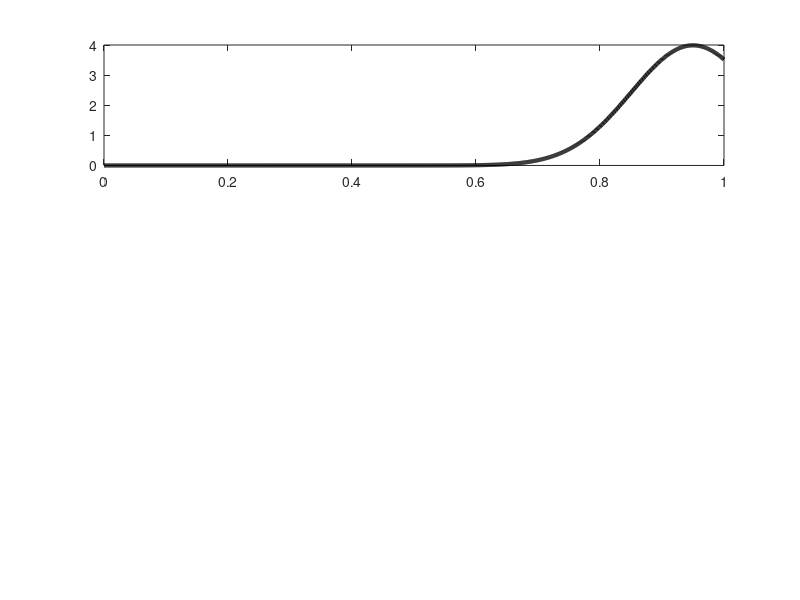

Write the MATLAB code that produced this figure. (Note: this script raises an error after producing the figure.)

clear,clc;
data = 'New_DownwardBiasedPriors';
savename = strcat('simulationGibbs_',data,'.mat');


%% True model parameters

rho = 0.95;
gam = 0.3;
sig = 0.5;
trendInd = 0;

%% Prior parameters (modify to match existing results)

rhoParams = [0.95; 0.1^2]; % mean and variance of Normal prior for rho
gamMoments = [0.01; 0.01]; % mode and standard deviation of Beta prior for gamma
gamFun = @(x) [(x(1)-1)/(sum(x)-2); sqrt(prod(x)/((sum(x)^2)*(sum(x)+1)))]; % moments as function of Beta distribution parameters
gamParams = fminunc(@(x) 1000*sum((gamFun(x)-gamMoments).^2),[2;2]); % solve for Beta distribution parameters associated with moments
gamParams = [9.052;19.788];
sig2Params = [1.25; 0.5625]; % Inverse Gamma distribution prior parameters for conditional variance, do not change

invGamPdf = @(x,a,b) ((b^a)/gamma(a))*(x.^(-a-1)).*exp(-b./x).*(x>0);

% Distributions
rhoPrior = @(x) normpdf(x,rhoParams(1),sqrt(rhoParams(2)));
gamPrior = @(x) betapdf(x,gamParams(1),gamParams(2));
sigPrior = @(x) invGamPdf(x,sig2Params(1),sig2Params(2));

priorPlot1 = linspace(0,1,1000)';
priorPlot2 = linspace(0,2,1000)';
figure
subplot(3,1,1)
plot(priorPlot1,rhoPrior(priorPlot1),'k-','LineWidth',3)
xline(rho,'Color','#808080','LineWidth',3);
xt = xticks;
title('\rho')
set(gca,'FontSize',20)
axis tight

subplot(3,1,2)
plot(priorPlot1,gamPrior(priorPlot1),'k-','LineWidth',3)
xline(gam,'Color','#808080','LineWidth',3);
title('\gamma')
set(gca,'FontSize',20)
axis tight

subplot(3,1,3)
plot(priorPlot2,sigPrior(priorPlot2),'k-','LineWidth',3)
xline(sig^2,'Color','#808080','LineWidth',3);
title('\sigma^2')
set(gca,'FontSize',20)
axis tight

figurename =  strcat('Priors/simulationGibbs_',data);
%saveas(gcf,figurename,'epsc')



%% Analysis of Data

clear,clc;
load('Tbl_Data.mat','tblData','estimationStart','T','spfForecastsQ','yieldData')
load('Tbl_Stats_Final.mat')
data = 'New_DownwardBiasedPriors';
datafile = strcat('simulationGibbs_',data,'.mat');
load(datafile);
tblSamples = muSamples + xSamples;
circFlag = 0;
estimationStart = 42; %dateVec(42) = 1961Q3, start of estimation

%% Plot Parameters

%True Params
thetaTrue = NaN(3,T);
thetaTrue(1,:) = rho*ones(T,1);
thetaTrue(2,:) = gam*ones(T,1);
thetaTrue(3,:) = sig*ones(T,1);

%Simulated Params
thetaSim = NaN(3,T,B);
thetaSim(1,:,:) = rhoMeanSim;
thetaSim(2,:,:) = gamMeanSim;
thetaSim(3,:,:) = sigMeanSim;

maxHorizon = 7;

% plot parameters, with 95% CI

close all;
figure('units','normalized','outerposition',[0 0 1 1])

dateVec = datetime(1951,1*3 + 1,1) + calquarters(0:T-1);

subplot(3,1,1)
hold on;
plot(dateVec,thetaTrue(1,:),'Color','#808080','LineWidth',2);
plot(dateVec,nanmean(thetaSim(1,:,:),3)','k','LineWidth',2)
plot(dateVec,prctile(thetaSim(1,:,:),5,3)','k--','LineWidth',2)
plot(dateVec,prctile(thetaSim(1,:,:),95,3)','k--','LineWidth',2)
hold off;
title('\rho')
axis tight
set(gca,'FontSize',20)
ylim([0 1]);
xlim(dateVec([estimationStart T]));

subplot(3,1,2)
hold on;
plot(dateVec,thetaTrue(2,:),'Color','#808080','LineWidth',2);
plot(dateVec,nanmean(thetaSim(2,:,:),3)','k','LineWidth',2)
plot(dateVec,prctile(thetaSim(2,:,:),5,3)','k--','LineWidth',2)
plot(dateVec,prctile(thetaSim(2,:,:),95,3)','k--','LineWidth',2)
hold off;
title('\gamma')
axis tight
set(gca,'FontSize',20)
ylim([0 1]);
xlim(dateVec([estimationStart T]));

subplot(3,1,3)
hold on;
plot(dateVec,thetaTrue(3,:),'Color','#808080','LineWidth',2);
plot(dateVec,nanmean(thetaSim(3,:,:),3)','k','LineWidth',2)
plot(dateVec,prctile(thetaSim(3,:,:),5,3)','k--','LineWidth',2)
plot(dateVec,prctile(thetaSim(3,:,:),95,3)','k--','LineWidth',2)
hold off;
title('\sigma_{\nu}')
axis tight
set(gca,'FontSize',20)
ylim([0 1]);
xlim(dateVec([estimationStart T]));

%figurename =  strcat('Params/simulationGibbs_',data);
%saveas(gcf,figurename,'epsc')






%% Compute regression statistics

% Structures of forecast rationality regressions

biasSim = NaN(maxHorizon+1,B);
biasSim_se = biasSim;
biasSim_p = biasSim;

arSim = NaN(maxHorizon+1,2,B);
arSim_se = arSim;
arSim_p = arSim;

mzSim = NaN(maxHorizon+1,2,B);
mzSim_se = mzSim;
mzSim_p = mzSim;

cgSim = NaN(maxHorizon+1,2,B);
cgSim_se = cgSim;
cgSim_p = cgSim;

% Structures for Campbell-Shiller regressions

mVec = 1; % short horizon
numM = numel(mVec);
nVec = [2 3 4 8 12 20 40]; % long horizon
numN = numel(nVec);

csConventionalSim = NaN(numM,numN,B);
csConventionalSim_se = csConventionalSim;
csConventionalSim_p = csConventionalSim;

csContrarianSim = NaN(numM,numN,B);
csContrarianSim_se = csContrarianSim;
csContrarianSim_p = csContrarianSim;

spfForecastsQSlice = spfForecastsQ(:,1);
for b = 1:B
    
    meanForecastsCopy = meanForecastsSim(:,:,b);
    meanForecastsCopy(isnan(spfForecastsQSlice),:) = NaN;
    staggeredModelForecasts = meanForecastsCopy(:,1:(maxHorizon+1));
    
    for ii = 0:maxHorizon
        
        staggeredModelForecasts(:,ii+1) = circshift(meanForecastsCopy(:,ii+1),ii);
        staggeredModelForecasts(1:ii,ii+1) = NaN;
        
    end
    
    
    modelForecastErrors = tblSamples(:,b) - staggeredModelForecasts;
    if all(isnan(modelForecastErrors))
        %Do Nothing
        modelForecastErrors;
    else
    
    
        % Forecasting anomaly regressions

        for ii = 0:maxHorizon

            % Bias

            temp = regstats2(modelForecastErrors(ii+1:end,ii+1),ones(T-ii,1),...
                'onlydata',{'beta','hac'});
            biasSim(ii+1,b) = temp.beta;
            try
            biasSim_se(ii+1,b) = temp.hac.se;
            catch
                temp.hac.se;
            end
            biasSim_p(ii+1,b) = temp.hac.pval;

            % Autocorrelation of forecast errors

            temp = regstats2(modelForecastErrors(ii+1:end,ii+1),modelForecastErrors(1:end-ii,ii+1),...
                'linear',{'beta','hac'});
            if numel(temp.beta) == 1
                clear temp
                temp.beta = NaN(1,2);
                temp.hac.se = NaN(1,2);
                temp.hac.pval = NaN(1,2);
            end
            arSim(ii+1,:,b) = temp.beta;
            arSim_se(ii+1,:,b) = temp.hac.se;
            arSim_p(ii+1,:,b) = temp.hac.pval;

            % Mincer-Zarnowitz regressions

            temp = regstats2(tblSamples(:,b),staggeredModelForecasts(:,ii+1),'linear',{'beta','hac'});
            mzSim(ii+1,:,b) = temp.beta;
            mzSim_se(ii+1,:,b) = temp.hac.se;
            mzSim_p(ii+1,:,b) = [temp.hac.pval(1),2*normcdf(-abs((temp.beta(2)-1)/temp.hac.se(2)))];

            % Coibion-Gorodnichenko regressions

            if ii > 0

                temp = regstats2(modelForecastErrors(:,ii),staggeredModelForecasts(:,ii)-...
                    staggeredModelForecasts(:,ii+1),'linear',{'beta','hac'});
                cgSim(ii,:,b) = temp.beta;
                cgSim_se(ii,:,b) = temp.hac.se;
                cgSim_p(ii,:,b) = temp.hac.pval;

            end

        end

        % Campbell-Shiller regressions

        modelYields = cumsum(meanForecastsSim,2)./(1:40);

        for mInd = 1:numM

            m = mVec(mInd);

            for nInd = 1:numN

                n = nVec(nInd);

                yieldInd = (sum(isnan(yieldData(:,n)))+1:T);

                if ~mod(n,m)

                    k = n/m;

                    TReg1 = numel(yieldInd) - (k-1)*m;
                    xReg = modelYields(yieldInd(1:TReg1),n,b) - modelYields(yieldInd(1:TReg1),m,b);
                    yReg1 = NaN(size(xReg));
                    for t = 1:TReg1

                        yReg1(t) = mean(modelYields(yieldInd(t:m:t+m*(k-1)),m,b)) - ...
                            modelYields(yieldInd(t),m,b);

                    end

                    temp = regstats2(yReg1,xReg,'linear',{'beta','hac'});
                    csConventionalSim(mInd,nInd,b) = temp.beta(2);
                    csConventionalSim_se(mInd,nInd,b) = temp.hac.se(2);
                    csConventionalSim_p(mInd,nInd,b) = 2*normcdf(-abs((temp.beta(2)-1)./temp.hac.se(2)));

                    TReg2 = numel(yieldInd) - m;
                    xReg = (m/(n-m))*(modelYields(yieldInd(1:TReg2),n,b) - modelYields(yieldInd(1:TReg2),m,b));
                    yReg2 = modelYields(yieldInd(1+m:end),n-m,b) - modelYields(yieldInd(1:TReg2),n,b);

                    temp = regstats2(yReg2,xReg,'linear',{'beta','hac'});
                    csContrarianSim(mInd,nInd,b) = temp.beta(2);
                    csContrarianSim_se(mInd,nInd,b) = temp.hac.se(2);
                    csContrarianSim_p(mInd,nInd,b) = 2*normcdf(-abs((temp.beta(2)-1)./temp.hac.se(2)));

                end     
            end
        end
    end 

    
end



%% Table 6 and 7 Regression Results 
% Autocorrelation results
[nanmean(reshape(arSim(2:5,2,:),[],B)'); nanstd(reshape(arSim(2:5,2,:),[],B)'); ECDF(reshape(arSim(2:5,2,:),[],B)',dataStats.ar(2:end,2)')]

% Mincer Zarnowitz results
[nanmean(reshape(mzSim(2:5,2,:),[],B)'); nanstd(reshape(mzSim(2:5,2,:),[],B)'); ECDF(reshape(mzSim(2:5,2,:),[],B)',dataStats.mz(2:end,2)')]

% Coibion Gorodnichenko results
[nanmean(reshape(cgSim(1:4,2,:),[],B)'); nanstd(reshape(cgSim(1:4,2,:),[],B)'); ECDF(reshape(cgSim(1:4,2,:),[],B)',dataStats.cg(1:4,2)')]

% Campbell Shiller Conventional results

[nanmean(permute(csConventionalSim,[3,2,1])); nanstd(permute(csConventionalSim,[3,2,1])); ECDF(permute(csConventionalSim,[3,2,1]),dataStats.csConventional')]

% Campbell Shiller Contrarian results

[nanmean(permute(csContrarianSim,[3,2,1]));nanstd(permute(csContrarianSim,[3,2,1])); ECDF(permute(csContrarianSim,[3,2,1]),dataStats.csContrarian')]



%% Figure 14 (when the downward biased runs data file is loaded in)
close all;
figure('units','normalized','outerposition',[0 0 1 1])

subplot(1,2,1)
hold on;
plot(dateVec,thetaTrue(1,:),'Color','#808080','LineWidth',2);
plot(dateVec,nanmean(thetaSim(1,:,:),3)','k','LineWidth',2)
plot(dateVec,prctile(thetaSim(1,:,:),5,3)','k--','LineWidth',2)
plot(dateVec,prctile(thetaSim(1,:,:),95,3)','k--','LineWidth',2)
hold off;
title('\rho')
axis square
set(gca,'FontSize',20)
ylim([0 1]);
xlim(dateVec([estimationStart T]));

subplot(1,2,2)
hold on;
plot(dateVec,thetaTrue(2,:),'Color','#808080','LineWidth',2);
plot(dateVec,nanmean(thetaSim(2,:,:),3)','k','LineWidth',2)
plot(dateVec,prctile(thetaSim(2,:,:),5,3)','k--','LineWidth',2)
plot(dateVec,prctile(thetaSim(2,:,:),95,3)','k--','LineWidth',2)
hold off;
title('\gamma')
axis square
set(gca,'FontSize',20)
ylim([0 .5]);
xlim(dateVec([estimationStart T]));

%figurename =  strcat('Params/simulationGibbs_',data,'_Simple');
%saveas(gcf,figurename,'epsc')
